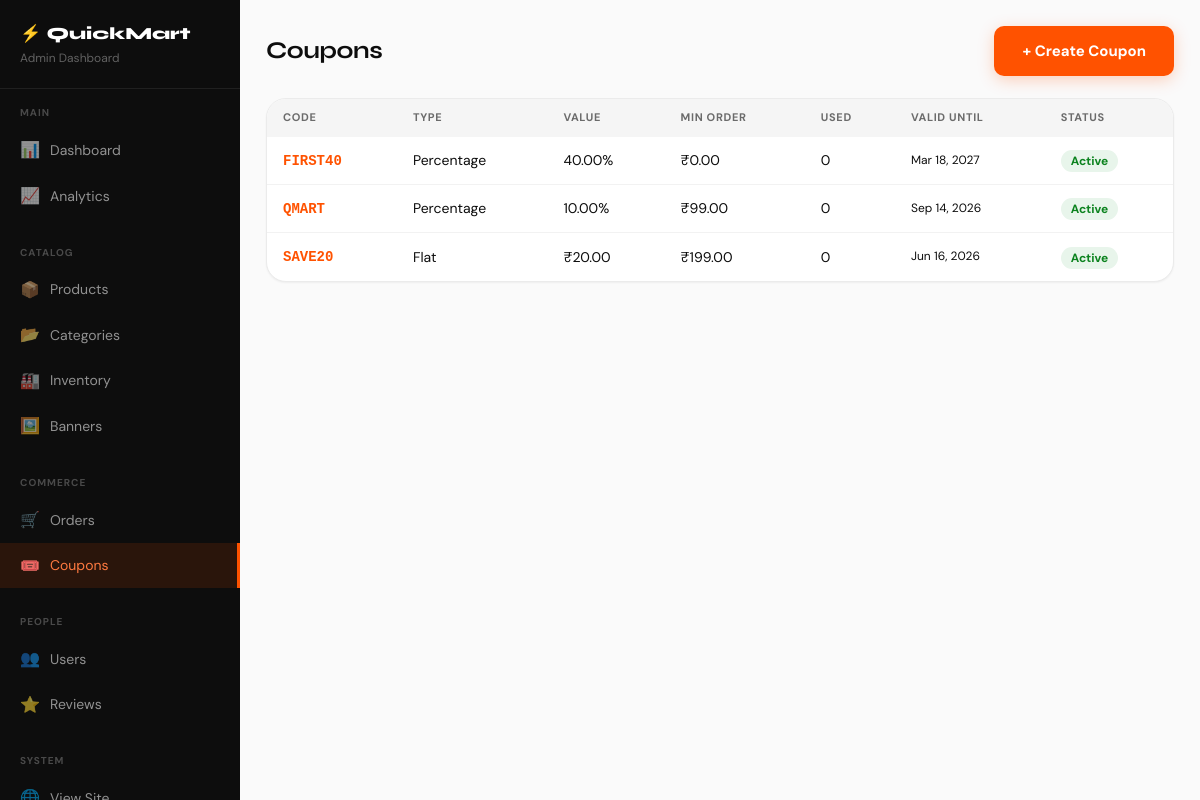
Page /admin-panel/coupons/ (signed in) on the committed database.
### store/models.py (models this page shows, shortened)
class Coupon(models.Model):
    TYPE_CHOICES = [('percentage','Percentage'),('flat','Flat')]
    code = models.CharField(max_length=50, unique=True)
    description = models.CharField(max_length=300)
    discount_type = models.CharField(max_length=20, choices=TYPE_CHOICES)
    discount_value = models.DecimalField(max_digits=8, decimal_places=2)
    max_discount = models.DecimalField(max_digits=8, decimal_places=2, null=True, blank=True)
    min_order_amount = models.DecimalField(max_digits=8, decimal_places=2, default=0)
    usage_limit = models.IntegerField(null=True, blank=True)
    usage_count = models.IntegerField(default=0)
    is_active = models.BooleanField(default=True)
    valid_from = models.DateTimeField()
    valid_until = models.DateTimeField()

### admin_panel/views.py (the view)
# urls.py: path('coupons/', views.coupons, name='coupons'),
@admin_required
def coupons(request):
    coupons = Coupon.objects.all().order_by('-valid_until')
    return render(request, 'admin_panel/coupons.html', {'coupons': coupons})

### cart/context_processors.py (called while the page is built)
def cart_context(request):
    try:
        cart = get_or_create_cart(request)
        return {'cart': cart, 'cart_count': cart.get_count()}
    except:
        return {'cart': None, 'cart_count': 0}

### cart/models.py (called while the page is built)
    def get_count(self):
        return sum(item.quantity for item in self.items.all())

### cart/views.py (called while the page is built, shortened)
def get_or_create_cart(request):
    if request.user.is_authenticated:
        cart, _ = Cart.objects.get_or_create(user=request.user)
        return cart

### store/context_processors.py (called while the page is built)
def store_context(request):
    return {
        'nav_categories': Category.objects.filter(is_active=True, parent=None).order_by('sort_order')[:8],
    }

### admin_panel/templates/admin_panel/coupons.html (shortened to what this page needs)
{% extends 'admin_panel/base.html' %}
{% block content %}
<div class="admin-page-header">
  <h1 class="admin-page-title">Coupons</h1>
  <a href="{% url 'admin_panel:coupon_add' %}" class="btn-primary">+ Create Coupon</a>
</div>
<div class="admin-card">
  <table class="data-table">
    <thead><tr><th>Code</th><th>Type</th><th>Value</th><th>Min Order</th><th>Used</th><th>Valid Until</th><th>Status</th></tr></thead>
    <tbody>
      {% for c in coupons %}
      <tr>
        <td><code style="font-family:monospace;font-weight:700;color:var(--brand);">{{ c.code }}</code></td>
        <td>{{ c.get_discount_type_display }}</td>
        <td>{% if c.discount_type == 'percentage' %}{{ c.discount_value }}%{% else %}₹{{ c.discount_value }}{% endif %}</td>
        <td>₹{{ c.min_order_amount }}</td>
        <td>{{ c.usage_count }}{% if c.usage_limit %}/{{ c.usage_limit }}{% endif %}</td>
        <td style="font-size:12px;">{{ c.valid_until|date:"M d, Y" }}</td>
        <td><span class="{% if c.is_active %}badge-active{% else %}badge-inactive{% endif %}">{% if c.is_active %}Active{% else %}Inactive{% endif %}</span></td>
      </tr>
      {% empty %}
      <tr><td colspan="7" style="text-align:center;padding:40px;color:var(--mid);">No coupons yet. <a href="{% url 'admin_panel:coupon_add' %}" style="color:var(--brand);">Create one!</a></td></tr>
      {% endfor %}
    </tbody>
  </table>
</div>
{% endblock %}

### static/css/main.css (style rules this page uses)
:root { --brand: #ff5200; --brand-dark: #e64700; --brand-light: #fff3ee; --brand-mid: #ff7a40; --brand-pale: #fff8f5; --dark: #0d0d0d; --dark2: #1a1a1a; --dark3: #282828; --mid: #6b6b6b; --light: #f5f5f5; --lighter: #fafafa; --white: #ffffff; --border: #ebebeb; --border-light: #f2f2f2; --green: #0c831f; --green-light: #e8f5eb; --yellow: #f4c430; --yellow-light: #fef9e5; --red: #d83b3b; --red-light: #fdecea; --blue: #1a56db; --blue-light: #e8f0fe; --shadow-xs: 0 1px 2px rgba(0,0,0,.05); --shadow-sm: 0 2px 8px rgba(0,0,0,.07); --shadow: 0 4px 16px rgba(0,0,0,.1); --shadow-lg: 0 8px 30px rgba(0,0,0,.12); --shadow-brand: 0 4px 16px rgba(255,82,0,.25); --r: 10px; --r-lg: 14px; --r-xl: 20px; --r-2xl: 28px; }
*, *::before, *::after { box-sizing: border-box; margin: 0; padding: 0; }
html { scroll-behavior: smooth; -webkit-tap-highlight-color: transparent; }
body { background: var(--lighter); color: var(--dark); font-family: 'DM Sans', sans-serif; font-size: 15px; line-height: 1.6; overflow-x: hidden; }
h1,h2,h3,h4,h5,h6 { font-family: 'Syne', sans-serif; line-height: 1.2; }
a { text-decoration: none; color: inherit; }
.btn-primary { padding: 13px 28px; background: var(--brand); color: #fff; border-radius: 10px; font-size: 15px; font-weight: 700; display: inline-flex; align-items: center; gap: 8px; transition: all .2s; box-shadow: var(--shadow-brand); }
.admin-page-header { display: flex; align-items: center; justify-content: space-between; margin-bottom: 22px; flex-wrap: wrap; gap: 10px; }
.admin-page-title { font-size: 24px; font-weight: 700; letter-spacing: -.4px; }
.admin-card { background: var(--white); border-radius: var(--r-xl); box-shadow: var(--shadow-xs); overflow: hidden; margin-bottom: 20px; border: 1px solid var(--border); }
.data-table { width: 100%; border-collapse: collapse; }
.data-table th { padding: 10px 16px; text-align: left; font-size: 11px; font-weight: 700; color: var(--mid); text-transform: uppercase; letter-spacing: .06em; background: var(--light); }
.data-table td { padding: 12px 16px; font-size: 14px; border-bottom: 1px solid var(--border-light); }
.data-table tr:last-child td { border-bottom: none; }
.badge-active { background: var(--green-light); color: var(--green); padding: 3px 10px; border-radius: 20px; font-size: 12px; font-weight: 700; }

### rows in the picture
Coupon: code "FIRST40", discount_type "Percentage", discount_value "40.00", min_order_amount "0.00", usage_count "0", valid_until "Mar 18, 2027", is_active "Active"
Coupon: code "QMART", discount_type "Percentage", discount_value "10.00", min_order_amount "99.00", usage_count "0", valid_until "Sep 14, 2026", is_active "Active"
Coupon: code "SAVE20", discount_type "Flat", discount_value "20.00", min_order_amount "199.00", usage_count "0", valid_until "Jun 16, 2026", is_active "Active"
